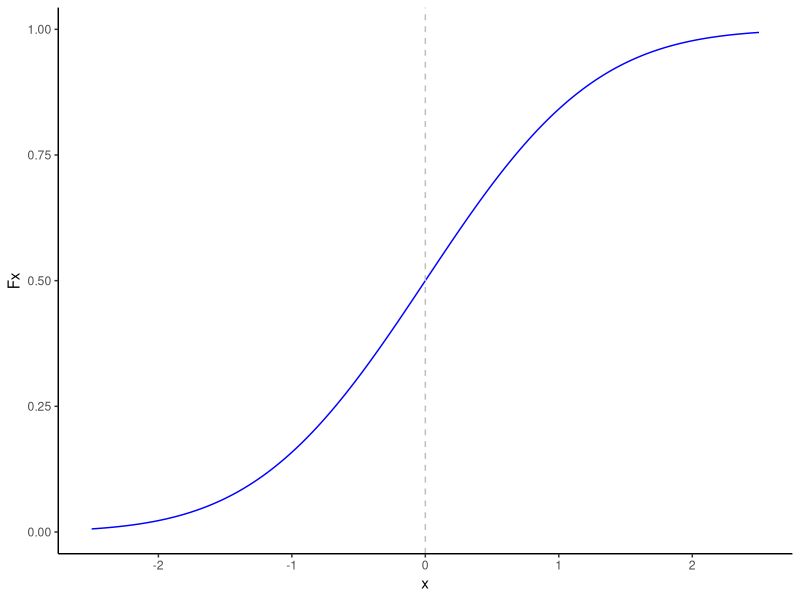
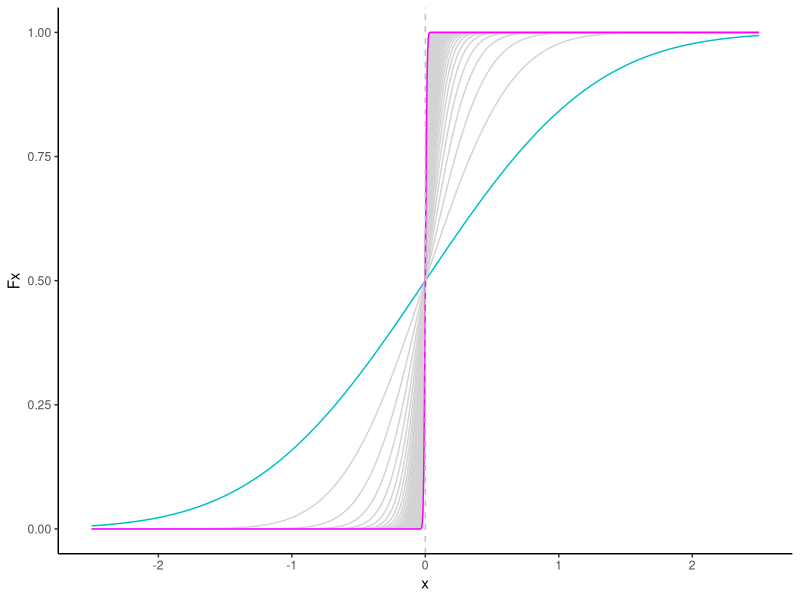

These figures' R source, in order:

library(tidyverse)

mu <- 0
sigma <- 1
sample_range <- seq(from=-2.5, to=2.5, length.out=1000)
dist <- dnorm(sample_range, mu, sigma)
cdf <- pnorm(sample_range, mu, sigma)

df <- data.frame(x = sample_range, fx = dist, Fx = cdf)

df %>% 
  ggplot(aes(x = x, y = Fx)) + 
  geom_line(color = "blue") +
  geom_vline(xintercept = 0, color = "gray", linetype = "dashed") + 
  theme_classic()


p <- ggplot(data = df, aes(x = x, y = Fx)) + 
  geom_line(color = "#00BFC4") 
p_sm <- p
n_max <- 100
for(i in 2:n_max){
  sigma_sm <- 1/i
  dist_sm <- dnorm(sample_range, mu, sigma_sm)
  cdf_sm <- pnorm(sample_range, mu, sigma_sm)
  
  df_sm <- data.frame(x = sample_range, fx = dist_sm, Fx = cdf_sm)
  if(i < n_max){
    p_sm <- p_sm + geom_line(data = df_sm, aes(x = x, y = Fx), color = "lightgray")
  } else {
    p_sm <- p_sm + geom_line(data = df_sm, aes(x = x, y = Fx), color = "magenta")
  }
}
p_sm + 
  geom_vline(xintercept = 0, color = "gray", linetype = "dashed") + 
  theme_classic()
  
  
  
